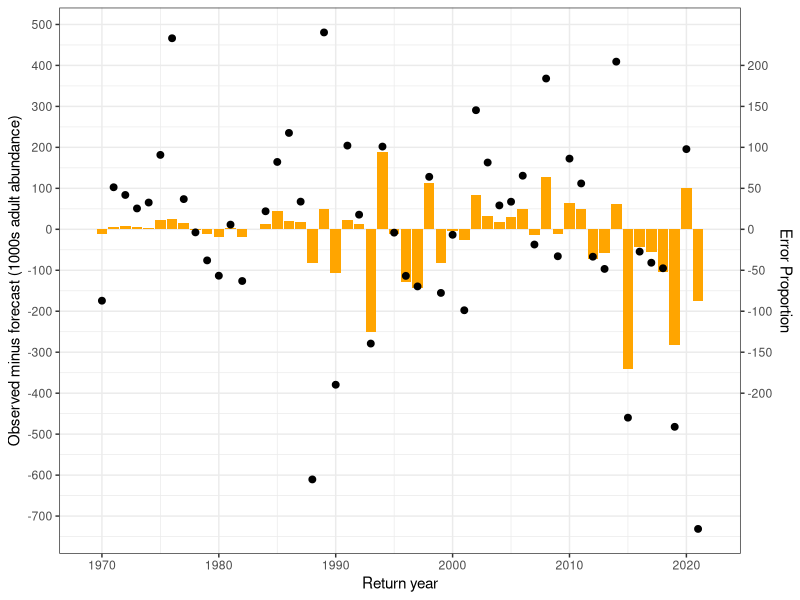
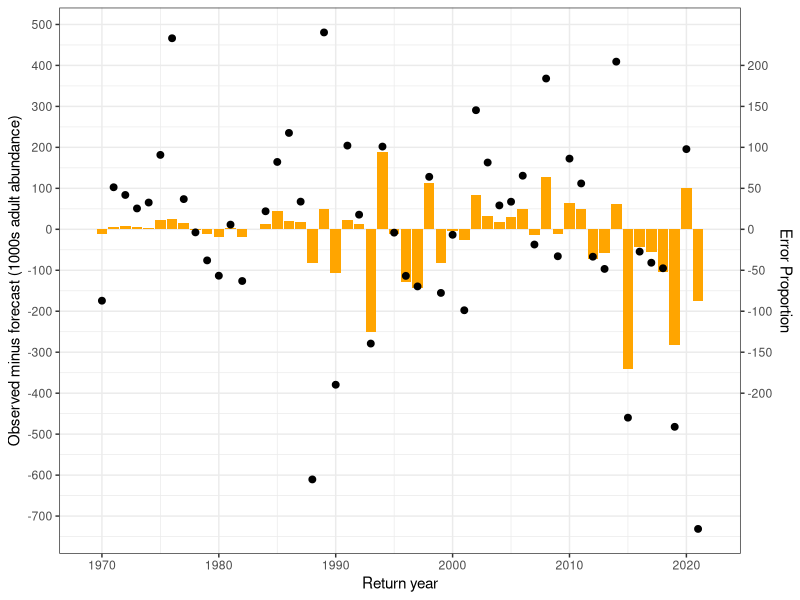

Here is the R script that generated these plots, in order: (Note: this script raises an error after producing the figures.)
#  OPIH_forecast.R
#  Pete Lawson
#  5 January 2012
#  19 January 2012 
#  October 2021 - Erik Suring - Code cleaned, added output figures
#  January 2022 - Erik Suring - Added prediction output tables


require(stats); require(graphics); require(ggplot2)
TimeStamp <- format(Sys.time(), "%a %b %d %X %Y")
results <- "OPIH_results_2022.txt"
if(exists(results)) file.remove(results)

OPIHData <- read.table("PUB2022.txt", header = TRUE, sep = "\t", strip.white = TRUE, comment.char = "#")

nYears <- length(OPIHData[,1])
earliestYear <- OPIHData[1,1]
latestYear <- OPIHData[nYears,1]

OPIHData$AdltAll <- c(OPIHData$AdltSRS[1:17],OPIHData$AdltMSM[18:nYears])   # row 18  <-  1986. Use SRS data prior, MSM data post
OPIHData$AdltAllno83 <- OPIHData$AdltAll
OPIHData$AdltAllno83[15] <-  NA   #  1983 is removed from model input data
OPIHData[,"AdltAll"] <- OPIHData$AdltAll
OPIHData[,"AdltAllno83"] <- OPIHData$AdltAllno83

# Lag Jack and Smolt data to return year
OPIHData[,"lagJackCR"] <- c(NA, OPIHData$JackCR[1:nYears-1])
OPIHData[,"lagJackOC"] <- c(NA, OPIHData$JackOC[1:nYears-1])
OPIHData[,"lagJackOPI"] <- OPIHData$lagJackCR + OPIHData$lagJackOC

OPIHData[,"lagSmD"] <- c(NA, OPIHData$SmD[1:nYears-1])
OPIHData[,"lagSmCR"] <- c(NA, OPIHData$SmCR[1:nYears-1])
OPIHData[,"lagSmAdj"] <- OPIHData$lagJackCR*(OPIHData$lagSmD/OPIHData$lagSmCR)   #  Calculate Smolt Adjustment

# Output OPIHData as a .csv file
write.table(OPIHData, file = "OPIHData.csv", sep = ", ", row.names=FALSE)

# Adopted OPIH regression
adopted.OPIH <- lm(AdltAllno83 ~ lagJackOPI + lagSmAdj, data=OPIHData)
pred <- round(predict.lm(adopted.OPIH, OPIHData, interval="prediction"), 1)
output <- cbind(OPIHData$Year, OPIHData$lagJackOPI, OPIHData$lagSmAdj, OPIHData$AdltAll, pred)
colnames(output) <- c("Year", "OPIH_Jacks", "Smolt_Adjustment", "Observed_Abundance", "Predicted_Abundance", "Lower_CI", "Upper_CI")

# Write text file with regression summary and predicted values
sink(file = results, append = FALSE, type = ("output"), split = TRUE)
cat("\n","Run date and time:", TimeStamp,"\n")
print(summary(adopted.OPIH))
print(output)
sink()
write.table(output, file = "OPIH_Forecast.csv", sep = ", ", row.names=FALSE)

#Prediction error graph
prediction.error <- as.data.frame(output)
prediction.error <- subset(prediction.error, Year!=1983)
prediction.error$pred.error <- prediction.error$Observed_Abundance-prediction.error$Predicted_Abundance
prediction.error$pred.proportion <- prediction.error$pred.error/prediction.error$Observed_Abundance*100

coeff <- 0.5
ggplot(data = prediction.error, aes(x=Year, y=pred.error)) +  
  geom_col(aes(y=pred.proportion/coeff), fill = "orange") +
  geom_point(color="black", size=2) +
  ylab("Observed minus forecast (1000s adult abundance)") +
  xlab("Return year") +
  scale_y_continuous(
    breaks = seq(-700,700,100),
    sec.axis = sec_axis(~.*coeff , name = "Error Proportion", , breaks =seq(-200,200,50)) #seq(-220,220,40)
  ) +
  theme_bw()

ggsave("error.png", scale = 1.5, width = 6, height = 3, units = "in")
  
# Observed and predicted abundance graph  
ggplot(data = prediction.error, aes(x=Year, y=Predicted_Abundance)) +  
  geom_col(aes(y=V4), fill = "orange") +
  geom_line(color="grey", size=1.5) +
  geom_point(color="black", size=2) +
  ylab("Coho Salmon abundance (1000s of fish)") +
  xlab("Return year") +
  scale_y_continuous(
    breaks = seq(0,4000,500)) +
  theme_bw()

ggsave("forecast_series.png", scale = 1.5, width = 6, height = 3, units = "in")
